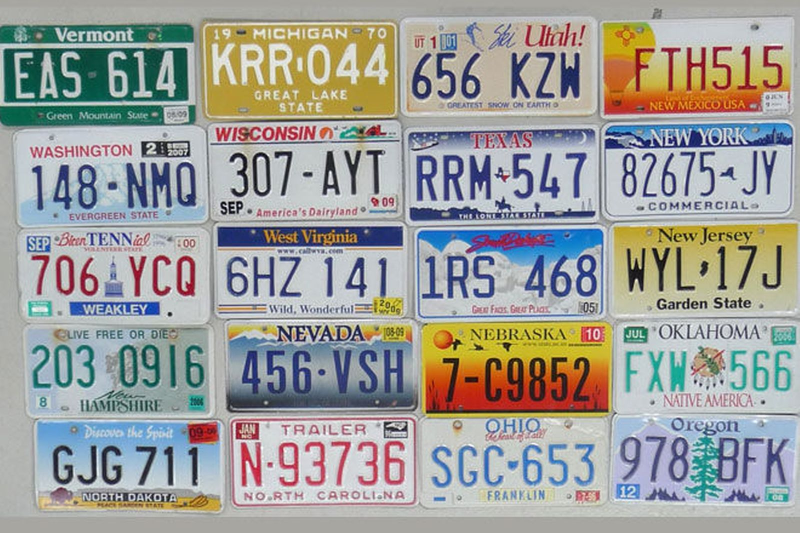
#> input picture test/sample3_highres.jpg, 1600 x 1066 px, given in place of test1.jpg, which was not available (shown at 1/2 size)
$ python main.py
#> lines starting #> are read from the running program, lines starting #| are printed output that depends on the picture
# Python script for ANPR/ALPR model inference in both static image and video mode.

import cv2
import numpy as np
import sys
import os
import tensorflow as tf
from deskew_image import *

PATH_DETECT_CKPT = 'path to detection model weight file'
PATH_RECOG_CKPT = 'path to recognition model weight file'

char_maps = ['', 'A', 'B', 'C', 'D', 'E', 'F', 'G', 'H', 'I', 'J', 'K', 'L', 'M', 'N', 'O', 'P', 'Q', 'R', 'S', 'T', 'U', 'V', 'W', 'X', 'Y', 'Z', '0', '1', '2', '3', '4', '5', '6', '7', '8', '9']

# [13 lines left out: function plot_one_box, not called in this run]

def load_detect_graph():

    detection_graph = tf.Graph()
    with detection_graph.as_default():
        od_graph_def = detection_graph.as_graph_def()
        with tf.io.gfile.GFile(PATH_DETECT_CKPT, 'rb') as fid:
            serialized_graph = fid.read()
            od_graph_def.ParseFromString(serialized_graph)
            tf.import_graph_def(od_graph_def, name='')
        sess = tf.compat.v1.Session(graph=detection_graph)

    return detection_graph, sess

# [128 lines left out: functions load_recog_graph, recognition_vehicle, recognition_license_plate, read_video_file, not called in this run]

def img_infer(file_name):

#> called with file_name = 'test/test1.jpg'
	global detection_graph
	global detect_sess
	global	recog_graph
	global recog_sess
	from time import process_time
	since = process_time()
	image = cv2.imread(file_name, cv2.IMREAD_COLOR)
#> image is the input picture: shape (1066, 1600, 3); mean B, G, R 154.7, 158.8, 158.1
	image = cv2.resize(image, (1024, 640))
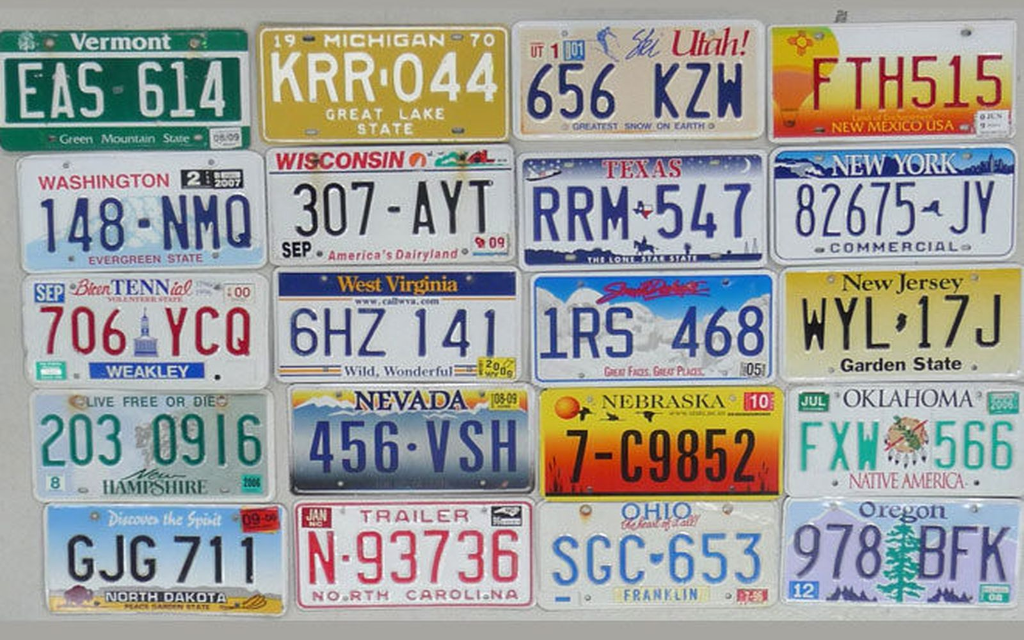
#> image: shape (640, 1024, 3); mean B, G, R 154.6, 158.7, 158
	if image is None:
		print('image is null')
		sys.exit()
	time_elapsed = process_time() - since
	print(f"\n >>>>>>>>>>>>>>>>>>>  {time_elapsed}s elapsed for reading image")
	since = process_time()
	detection_graph, detect_sess = load_detect_graph()
	recog_graph, recog_sess = load_recog_graph()
	time_elapsed = process_time() - since
	print(f"\n >>>>>>>>>>>>>>>>>>>  {time_elapsed}s elapsed for loading model")

	since = process_time()
	recog_results, recog_boxes, vehicle_boxes = recognition_license_plate(image)
	time_elapsed = process_time() - since
	print(f"\n >>>>>>>>>>>>>>>>>>>  {time_elapsed}s elapsed for inferencing model")

	since = process_time()
	for i in range(len(recog_results)) :
		print(file_name, recog_results[i], recog_boxes[i])
		image = plot_one_box(recog_boxes[i], image, label=recog_results[i], color=[0, 255, 0], line_thickness=1)
		cv2.rectangle(image, (vehicle_boxes[i][0], vehicle_boxes[i][1]), (vehicle_boxes[i][2], vehicle_boxes[i][3]), (200, 200, 200), 2)
	time_elapsed = process_time() - since
	print(f"\n >>>>>>>>>>>>>>>>>>>  {time_elapsed}s elapsed for drawing result")
	cv2.imshow("output", image)
	# Waiting 0ms for user to press any key
	cv2.waitKey(0)

	# Destroying all windows open on screen
	cv2.destroyAllWindows()

# [33 lines left out: function video_infer, not called in this run]


if __name__ == '__main__':

	global detection_graph
	global detect_sess
	global	recog_graph
	global recog_sess
	detection_graph = None
	detect_sess = None
	recog_graph = None
	recog_sess = None

	mode = 1 # 1: static image, 0: video

	img_path = "test/test1.jpg"
	video_path = "video.mp4"
	if mode:
		img_infer(img_path)
#> (the call stopped at in load_detect_graph, `detection_graph = tf.Graph()`: tensorflow is not available in this run)
	else:
		video_infer(video_path)


$ run again, on test/test3.jpg
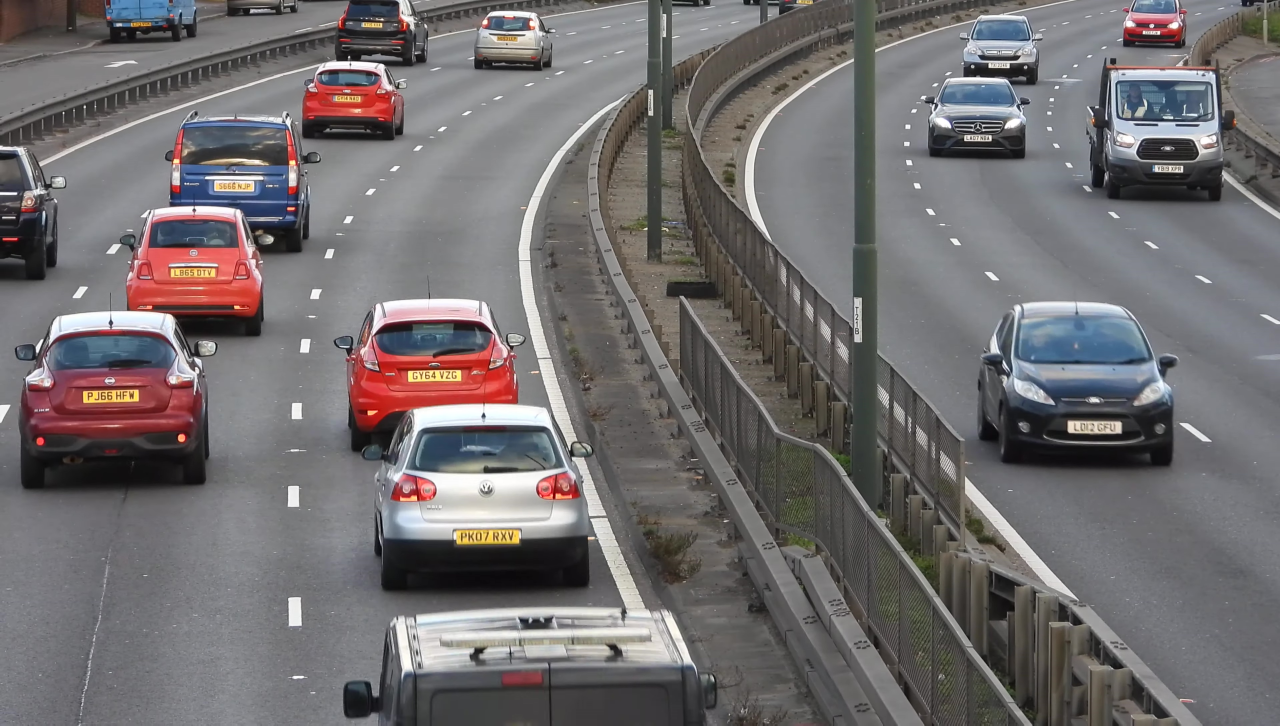
#> input picture test/test3.jpg, 3840 x 2176 px, given in place of test1.jpg, which was not available (shown at 1/3 size)
#> in img_infer, image is the input picture: shape (2176, 3840, 3); mean B, G, R 110.8, 109.6, 113.6
#> in img_infer, `image = cv2.resize(image, (1024, 640))`:
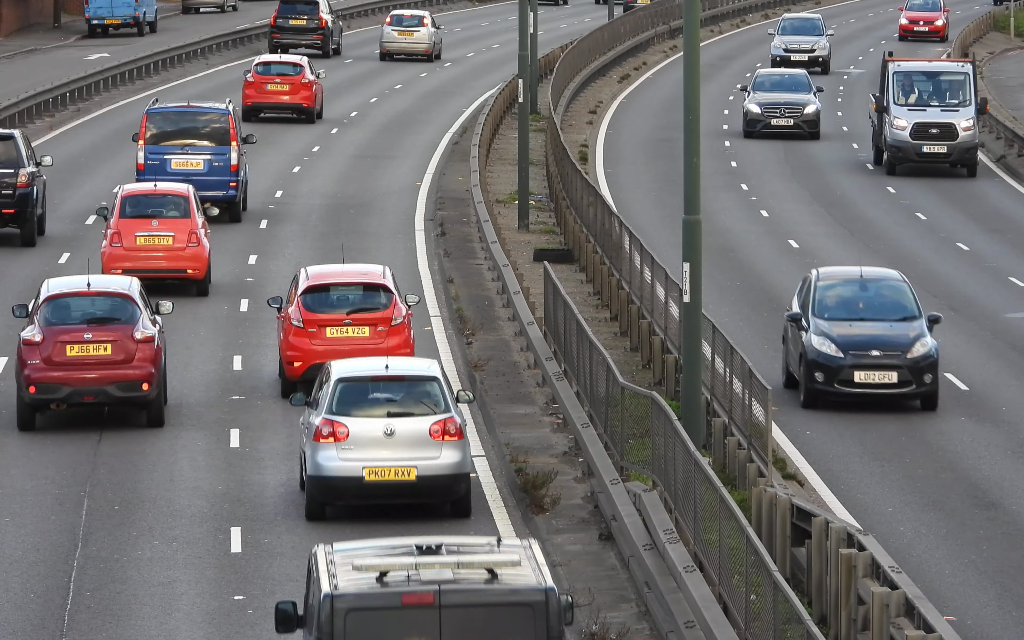
#> image: shape (640, 1024, 3); mean B, G, R 110.8, 109.5, 113.5
